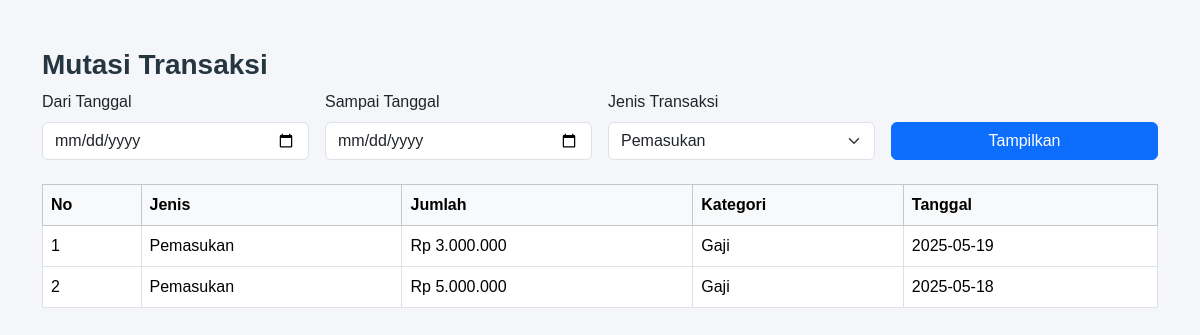
The page /klmpk4_catatan_keungan_pribadi/mutasi.php?tipe=pemasukan (signed in) on the database its author committed.
### tables this page shows
CREATE TABLE `saldo` (
  `id` int NOT NULL,
  `tipe` enum('pemasukan','pengeluaran') DEFAULT NULL,
  `kategori` varchar(100) DEFAULT NULL,
  `jumlah` int DEFAULT NULL,
  `tanggal` date DEFAULT NULL
);

### klmpk4_catatan_keungan_pribadi/mutasi.php (the view, shortened to what this page needs)
<?php
$host = "localhost";
$user = "root";
$pass = "";
$db   = "auth_faril";
$conn = new mysqli($host, $user, $pass, $db);
$where = [];
if (!empty($_GET['tipe'])) {
    $tipe = $conn->real_escape_string($_GET['tipe']);
    $where[] = "tipe = '$tipe'";
}
$sql_riwayat = "SELECT * FROM saldo";
if (!empty($where)) {
    $sql_riwayat .= " WHERE " . implode(" AND ", $where);
}
$sql_riwayat .= " ORDER BY tanggal DESC";
$result_riwayat = $conn->query($sql_riwayat);
?>
<!doctype html>
<html lang="en">
<head>
  <link href="https://cdn.jsdelivr.net/npm/bootstrap@5.3.5/dist/css/bootstrap.min.css" rel="stylesheet">
</head>
<body>
<div class="container mt-5">
  <h2 class="section-title">Mutasi Transaksi</h2>
  <form method="GET" class="row g-3 mb-4">
    <div class="col-md-3">
      <label class="form-label">Dari Tanggal</label>
      <input type="date" class="form-control" name="dari" value="<?= $_GET['dari'] ?? '' ?>">
    </div>
    <div class="col-md-3">
      <label class="form-label">Sampai Tanggal</label>
      <input type="date" class="form-control" name="sampai" value="<?= $_GET['sampai'] ?? '' ?>">
    </div>
    <div class="col-md-3">
      <label class="form-label">Jenis Transaksi</label>
      <select class="form-select" name="tipe">
        <option value="pemasukan" <?= (isset($_GET['tipe']) && $_GET['tipe'] == 'pemasukan') ? 'selected' : '' ?>>Pemasukan</option>
      </select>
    </div>
    <div class="col-md-3 d-flex align-items-end">
      <button type="submit" class="btn btn-primary w-100">Tampilkan</button>
    </div>
  </form>
  <div class="table-responsive">
    <table class="table table-bordered">
      <thead class="table-light">
        <tr>
          <th>No</th>
          <th>Jenis</th>
          <th>Jumlah</th>
          <th>Kategori</th>
          <th>Tanggal</th>
        </tr>
      </thead>
      <tbody>
        <?php
        if ($result_riwayat->num_rows > 0) {
            $no = 1;
            while ($row = $result_riwayat->fetch_assoc()) {
                $class = $row['tipe'] == 'pemasukan' ? 'pemasukan' : 'pengeluaran';
                echo "<tr class='{$class}'>";
                echo "<td>{$no}</td>";
                echo "<td>" . ucfirst($row['tipe']) . "</td>";
                echo "<td>Rp " . number_format($row['jumlah'], 0, ',', '.') . "</td>";
                echo "<td>{$row['kategori']}</td>";
                echo "<td>{$row['tanggal']}</td>";
                echo "</tr>";
                $no++;
            }
        } else {
            echo "<tr><td colspan='5' class='text-center'>Tidak ada transaksi</td></tr>";
        }
        ?>
      </tbody>
    </table>
  </div>
</div>
</body>
</html>

### klmpk4_catatan_keungan_pribadi/mutasi.php (style rules this page uses)
body { background-color: #f4f6fa; font-family: 'Poppins', sans-serif; }
.table { background-color: white; border-radius: 10px; }
.pemasukan { background-color: #cdf7dd; }
.section-title { font-weight: 700; font-size: 28px; color: rgb(37, 54, 65); }

### rows shown on the page
saldo: tipe "Pemasukan", jumlah "3.000.000", kategori "Gaji", tanggal "2025-05-19"
saldo: tipe "Pemasukan", jumlah "5.000.000", kategori "Gaji", tanggal "2025-05-18"
